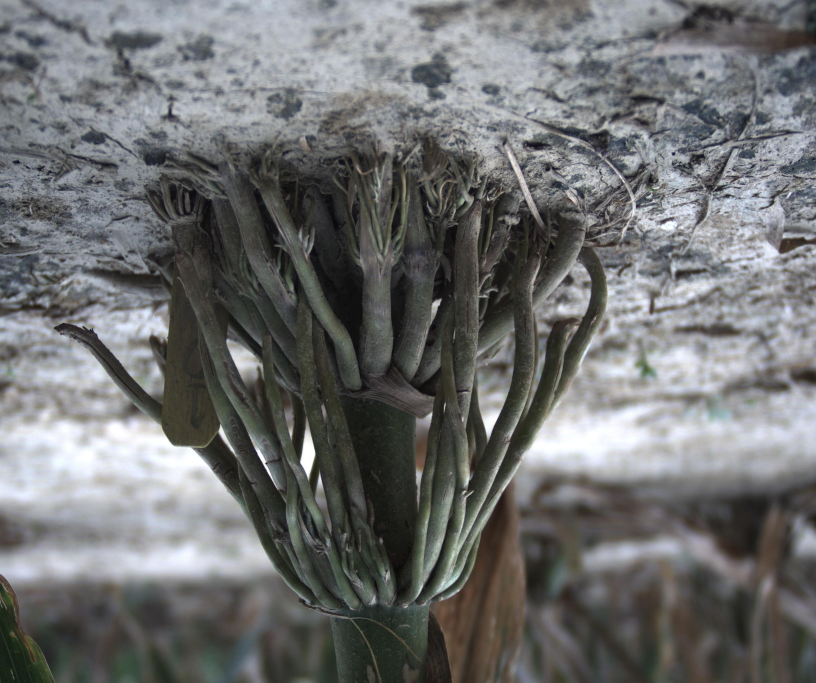
#> input picture braceroot_plantcv/288.jpg, 2448 x 2048 px, found by its file name (shown at 1/3 size)
$ jupyter execute --allow-errors novel_edge_detection_algorithm.ipynb   (shell and % lines are left out)
#> lines starting #> are read from the running program, lines starting #| are printed output that depends on the picture
# Recreating a published edge detection based image segmentation algorithm
[A Novel Edge Detection Algorithm for Fast and Efficient Image Segmentation](https://link.springer.com/chapter/10.1007/978-981-10-3223-3_26)

[cell 1]
import numpy as np
import cv2
from matplotlib import pyplot as plt
from skimage import morphology
from plantcv import plantcv as pcv

[cell 2]
mutant_zmays_img = cv2.imread('./braceroot_plantcv/288.jpg')
#> mutant_zmays_img is the input picture: shape (2048, 2448, 3); mean B, G, R 111.5, 111.3, 110.2
mutant_zmays_img = np.rot90(mutant_zmays_img, k=-2)
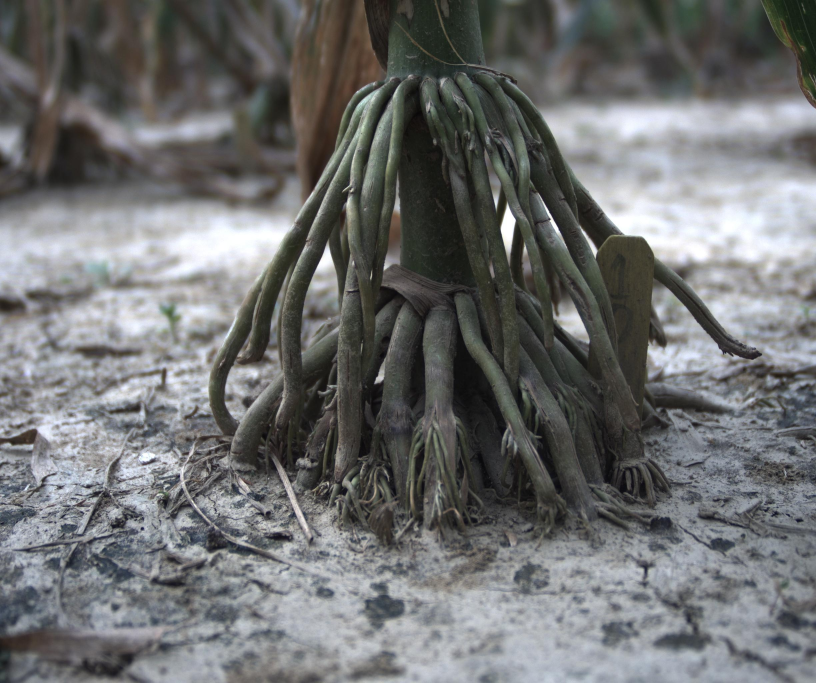
#> mutant_zmays_img: shape (2048, 2448, 3) (shown at 1/3 size); mean B, G, R 111.5, 111.3, 110.2
#> (the rest of this cell did not finish here and is left out)


$ run again, with braceroot_plantcv/9-04_224.jpg copied over braceroot_plantcv/288.jpg
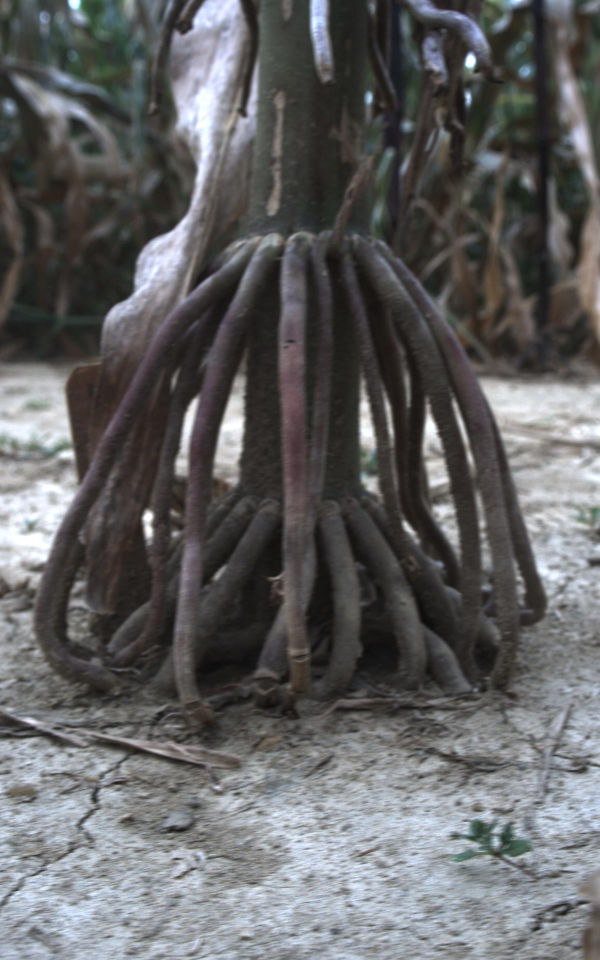
#> input picture braceroot_plantcv/9-04_224.jpg, 1200 x 1920 px, found by its file name (shown at 1/2 size)
#> mutant_zmays_img is the input picture: shape (1920, 1200, 3); mean B, G, R 98.5, 97.8, 97.6
#> `mutant_zmays_img = np.rot90(mutant_zmays_img, k=-2)`:
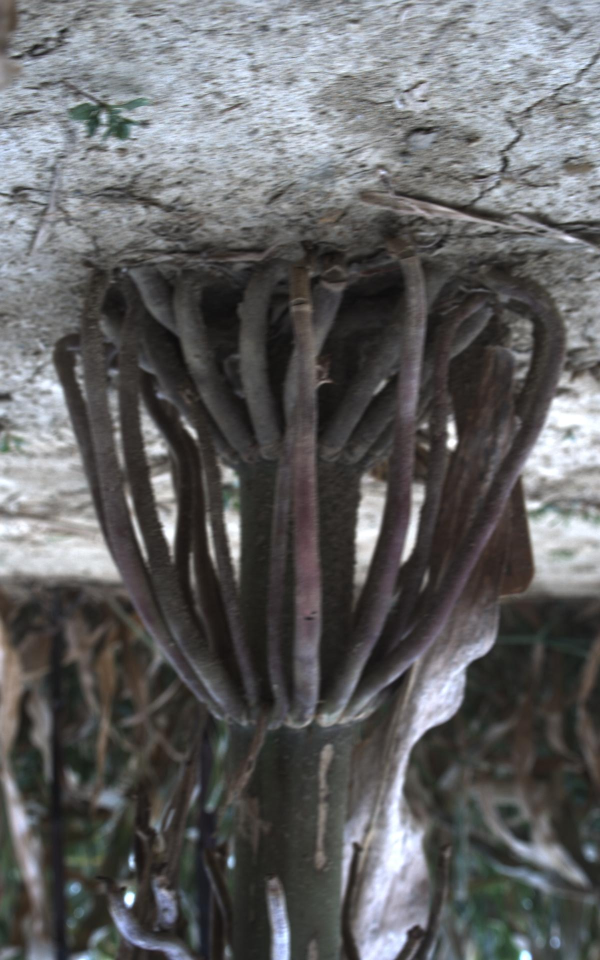
#> mutant_zmays_img: shape (1920, 1200, 3) (shown at 1/2 size); mean B, G, R 98.5, 97.8, 97.6

$ run again, with braceroot_plantcv/w22.jpg copied over braceroot_plantcv/288.jpg
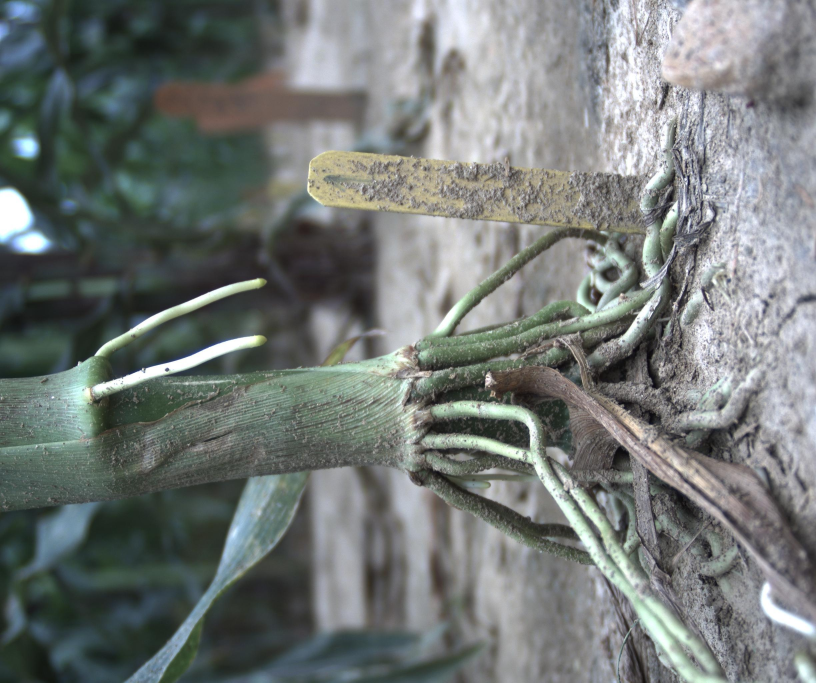
#> input picture braceroot_plantcv/w22.jpg, 2448 x 2048 px, found by its file name (shown at 1/3 size)
#> mutant_zmays_img is the input picture: shape (2048, 2448, 3); mean B, G, R 118.6, 120.6, 115.2
#> `mutant_zmays_img = np.rot90(mutant_zmays_img, k=-2)`:
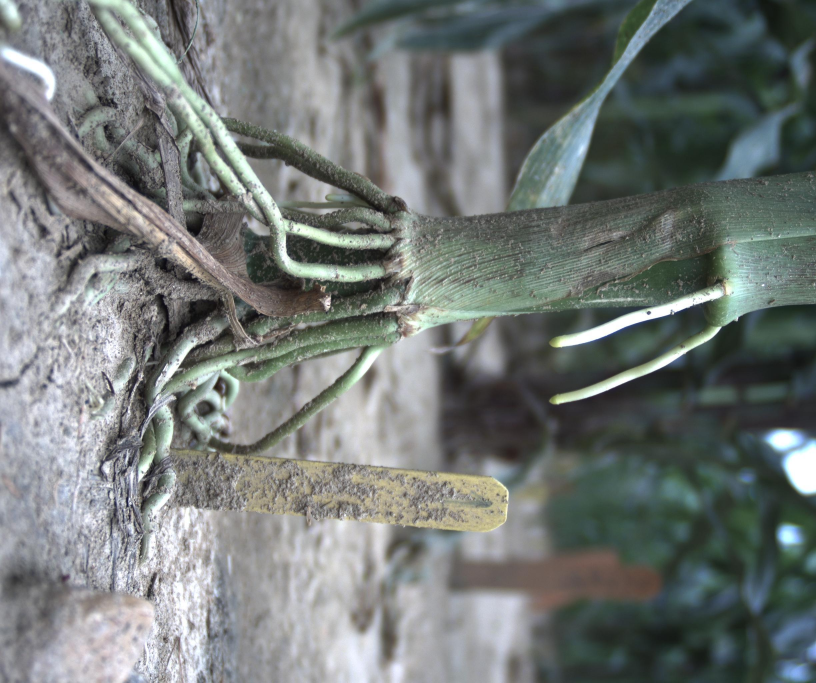
#> mutant_zmays_img: shape (2048, 2448, 3) (shown at 1/3 size); mean B, G, R 118.6, 120.6, 115.2
